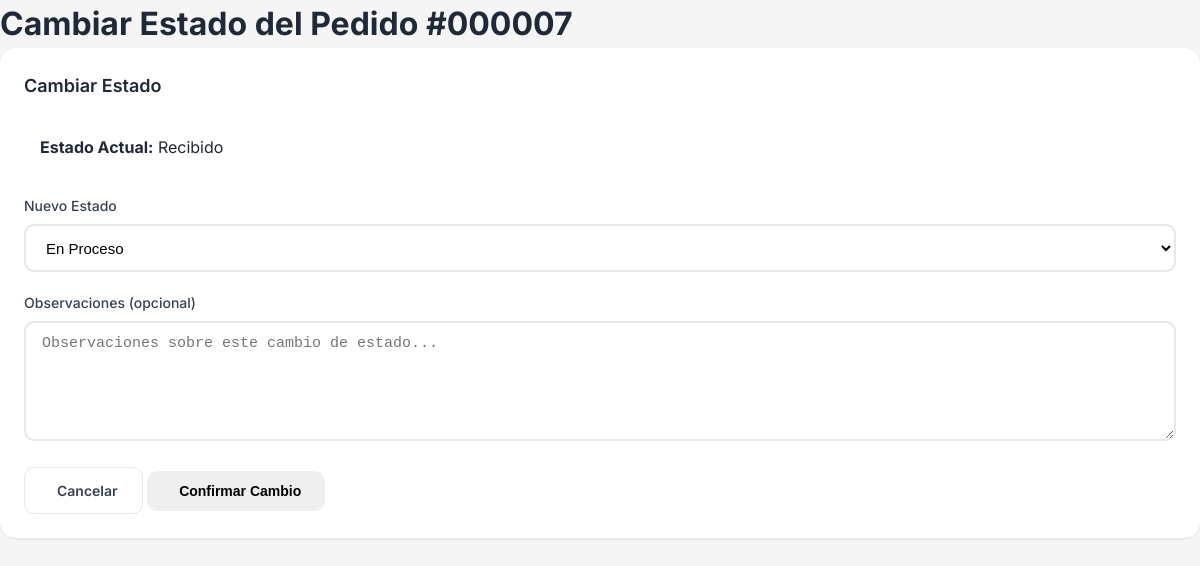
Page /pedidos/7/estado/ (signed in) on the earlier database version.
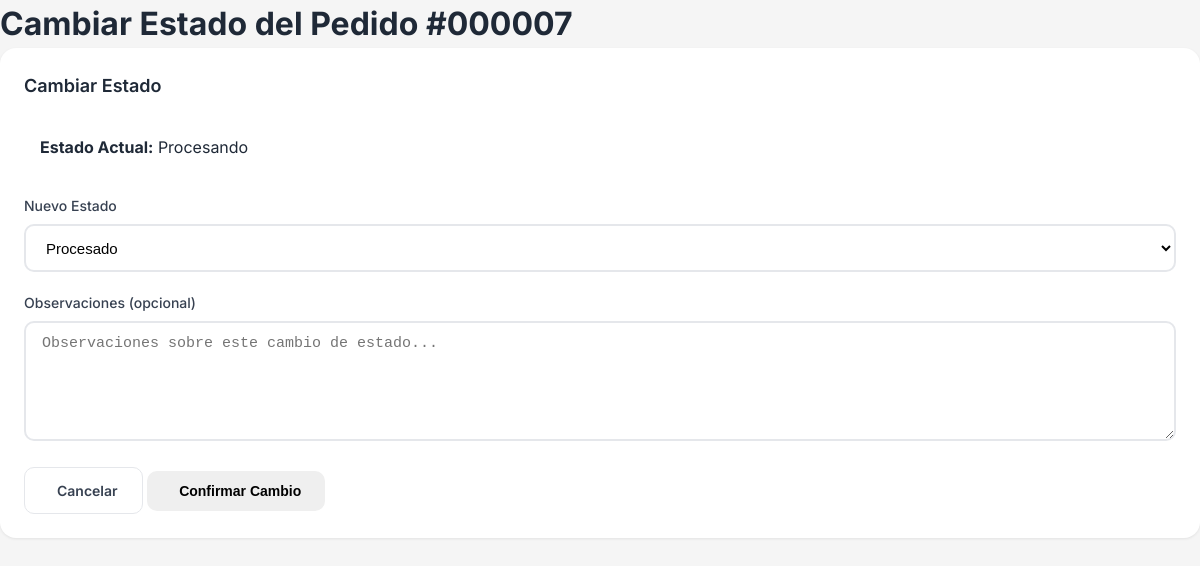
Same page on the later database version.
### pedidos/models.py (models this page shows, shortened)
class Pedido(models.Model):
    numero_orden = models.CharField('Número de Orden', max_length=10, unique=True, blank=True)
    uid = models.UUIDField('UID', default=uuid.uuid4, editable=False)
    cliente = models.ForeignKey(
        Usuario,
        on_delete=models.PROTECT,
        related_name='pedidos',
        verbose_name='Cliente'
    )
    estado = models.CharField(
        'Estado',
        max_length=20,
        choices=EstadoPedido.choices,
        default=EstadoPedido.PENDIENTE
    )
    fecha_creacion = models.DateTimeField('Fecha de Creación', auto_now_add=True)
    fecha_actualizacion = models.DateTimeField('Última Actualización', auto_now=True)
    nombre_optica = models.CharField('Nombre de Óptica', max_length=200)
    ciudad_optica = models.CharField('Ciudad', max_length=100)
    ruc_optica = models.CharField('RUC', max_length=20)
    vendedor_optica = models.CharField('Vendedor', max_length=100)
    telefono_optica = models.CharField('Teléfono', max_length=20)
    tipo_lente = models.CharField(
        'Tipo de Lente',
        max_length=20,
        choices=TipoLente.choices,
        blank=True
    )
    diseno_lente = models.CharField('Diseño', max_length=100, blank=True)
    material = models.CharField('Material', max_length=20, blank=True)
    indice = models.CharField('Índice', max_length=10, blank=True)
    tratamiento_fotosensible = models.CharField('Fotosensible', max_length=20, blank=True)
    tratamiento_antireflejo = models.CharField('Antireflejo', max_length=20, blank=True)
    tratamiento_filtro_azul = models.BooleanField('Filtro Luz Azul', default=False)
    tratamiento_transitions = models.BooleanField('Transitions', default=False)
    od_esfera = models.CharField('OD Esfera', max_length=10, blank=True)
    od_cilindro = models.CharField('OD Cilindro', max_length=10, blank=True)
    od_eje = models.CharField('OD Eje', max_length=10, blank=True)
    od_dnp = models.CharField('OD DNP', max_length=10, blank=True)
    od_altura = models.CharField('OD Altura', max_length=10, blank=True)
    od_adicion = models.CharField('OD Adición', max_length=10, blank=True)
    oi_esfera = models.CharField('OI Esfera', max_length=10, blank=True)
    oi_cilindro = models.CharField('OI Cilindro', max_length=10, blank=True)
    oi_eje = models.CharField('OI Eje', max_length=10, blank=True)
    oi_dnp = models.CharField('OI DNP', max_length=10, blank=True)
    oi_altura = models.CharField('OI Altura', max_length=10, blank=True)
    oi_adicion = models.CharField('OI Adición', max_length=10, blank=True)
    horizontal = models.CharField('Horizontal', max_length=10, blank=True)
    vertical = models.CharField('Vertical', max_length=10, blank=True)
    puente = models.CharField('Puente', max_length=10, blank=True)
    distancia_mecanica = models.CharField('Distancia Mecánica', max_length=10, blank=True)
    montura_descripcion = models.CharField('Descripción Montura', max_length=200, blank=True)
    montura_estado = models.CharField(
        'Estado Montura',
        max_length=20,
        choices=EstadoMontura.choices,
        blank=True
    )
    montura_foto = models.ImageField('Foto Montura', upload_to='monturas/', blank=True, null=True)
    tipo_bisel = models.CharField(
        'Tipo de Bisel',
        max_length=20,
        choices=TipoBisel.choices,
        blank=True
    )
    observaciones = models.TextField('Observaciones', blank=True)
    barcode = models.ImageField(
        'Código de Barras',
        upload_to='barcodes/',
        blank=True,
        null=True
    )
    class Meta:
        verbose_name = 'Pedido'
        verbose_name_plural = 'Pedidos'
        ordering = ['-fecha_creacion']
    def get_estado_siguiente(self):
        flujo = {
            EstadoPedido.PENDIENTE: EstadoPedido.RECIBIDO,
            EstadoPedido.RECIBIDO: EstadoPedido.EN_PROCESO,
            EstadoPedido.EN_PROCESO: EstadoPedido.PROCESANDO,
            EstadoPedido.PROCESANDO: EstadoPedido.PROCESADO,
            EstadoPedido.PROCESADO: EstadoPedido.ENVIADO,
            EstadoPedido.ENVIADO: EstadoPedido.ENTREGADO,
        }
        return flujo.get(self.estado)
    def puede_cambiar_estado(self, usuario):
        if usuario.es_admin():
            return True

### pedidos/views.py (the view)
# urls.py: path('pedidos/<int:pk>/estado/', views.pedido_cambiar_estado, name='pedido_cambiar_estado'),
@login_required
def pedido_cambiar_estado(request, pk):
    pedido = get_object_or_404(Pedido, pk=pk)
    usuario = request.user
    if not pedido.puede_cambiar_estado(usuario):
        messages.error(request, 'No tienes permisos para cambiar el estado de este pedido.')
        return redirect('pedido_detail', pk=pk)
    if request.method == 'POST':
        form = CambioEstadoForm(request.POST)
        if form.is_valid():
            nuevo_estado = form.cleaned_data['nuevo_estado']
            observaciones = form.cleaned_data['observaciones']
            estado_siguiente = pedido.get_estado_siguiente()
            if nuevo_estado != estado_siguiente and not usuario.es_admin():
                messages.error(request, 'Transición de estado no válida.')
                return redirect('pedido_detail', pk=pk)
            pedido.estado = nuevo_estado
            if observaciones:
                pedido.observaciones += f"\n\n[Estado: {nuevo_estado}] {observaciones}"
            pedido.save()
            messages.success(request, f'Pedido {pedido.numero_orden} actualizado a {pedido.get_estado_display()}')
            return redirect('pedido_detail', pk=pk)
    else:
        form = CambioEstadoForm(initial={'nuevo_estado': pedido.get_estado_siguiente()})
    contexto = {'form': form, 'pedido': pedido}
    return render(request, 'pedidos/cambiar_estado.html', contexto)

### pedidos/forms.py
class CambioEstadoForm(forms.Form):
    nuevo_estado = forms.ChoiceField(
        choices=EstadoPedido.choices,
        widget=forms.Select(attrs={'class': 'form-select'})
    )
    observaciones = forms.CharField(
        widget=forms.Textarea(attrs={'class': 'form-control', 'rows': 2}),
        required=False,
        label='Observaciones del cambio'
    )

### pedidos/models.py (called while the page is built)
    def es_admin(self):
        return self.rol == Rol.ADMIN

### templates/pedidos/cambiar_estado.html (shortened to what this page needs)
{% extends 'base.html' %}
{% load static %}
{% block content %}
<div class="page-header">
    <h1 class="page-title">Cambiar Estado del Pedido #{{ pedido.numero_orden }}</h1>
</div>
<div class="row justify-content-center">
    <div class="col-md-6">
        <div class="card">
            <div class="card-header">
                <h5 class="card-title">
                    Cambiar Estado
                </h5>
            </div>
            <div class="card-body">
                <div class="alert alert-info">
                    <strong>Estado Actual:</strong> {{ pedido.get_estado_display }}
                </div>
                <form method="POST">
                    <div class="form-group mb-4">
                        <label for="id_nuevo_estado">Nuevo Estado</label>
                        <select name="nuevo_estado" id="id_nuevo_estado" class="form-select" required>
                            {% for estado in form.fields.nuevo_estado.choices %}
                            {% if estado.0 != '' %}
                            <option value="{{ estado.0 }}" {% if form.nuevo_estado.value == estado.0 %}selected{% endif %}>
                                {{ estado.1 }}
                            </option>
                            {% endif %}
                            {% endfor %}
                        </select>
                    </div>
                    <div class="form-group mb-4">
                        <label for="id_observaciones">Observaciones (opcional)</label>
                        <textarea name="observaciones" id="id_observaciones" class="form-control" rows="3"
                                  placeholder="Observaciones sobre este cambio de estado..."></textarea>
                    </div>
                    <div class="d-flex justify-content-between">
                        <a href="{% url 'pedido_detail' pedido.pk %}" class="btn btn-secondary">
                            Cancelar
                        </a>
                        <button type="submit" class="btn btn-success">
                            Confirmar Cambio
                        </button>
                    </div>
                </form>
            </div>
        </div>
    </div>
</div>
{% endblock %}

Differences in the rows shown:
changed Pedido: estado "Recibido" → "Procesando"
Other differences:
form field nuevo_estado: "En Proceso" → "Procesado"
